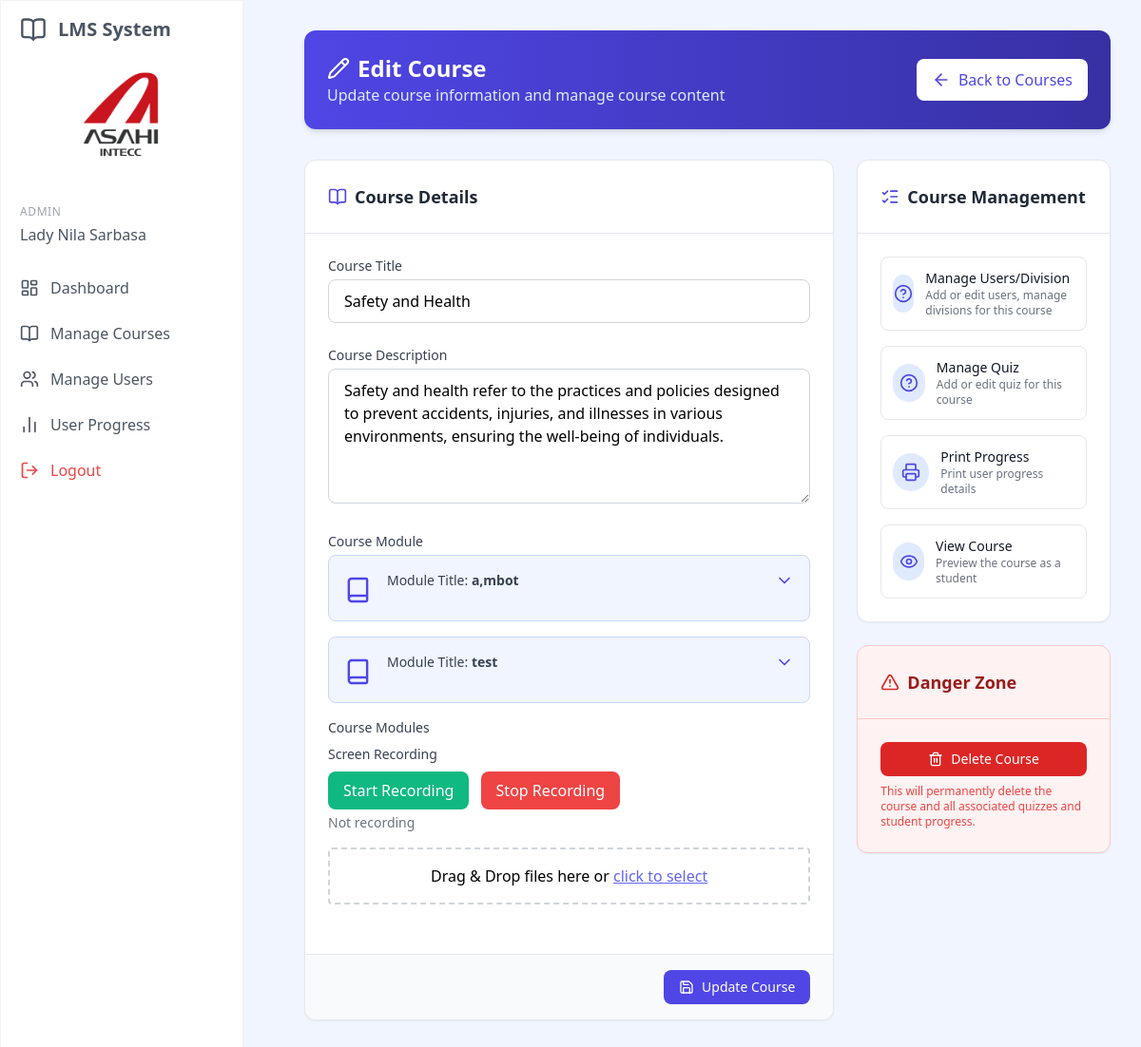
Screenshot of /edit_course.php?id=304 (signed in) with the database file from the repository.
### tables this page shows
CREATE TABLE `courses` (
  `id` int(11) NOT NULL,
  `title` varchar(100) NOT NULL,
  `description` text DEFAULT NULL,
  `department` int(10) DEFAULT NULL,
  `division` int(10) DEFAULT NULL,
  `section` int(10) DEFAULT NULL,
  `company_group` tinyint(11) DEFAULT NULL,
  `position` tinyint(11) DEFAULT NULL,
  `group_id` int(11) DEFAULT NULL,
  `created_by` int(11) DEFAULT NULL,
  `has_video` int(11) DEFAULT 0,
  `created_at` timestamp NULL DEFAULT current_timestamp(),
  `updated_at` timestamp NULL DEFAULT current_timestamp() ON UPDATE current_timestamp(),
  `is_final` tinyint(1) NOT NULL DEFAULT 0,
  `removed` tinyint(1) NOT NULL DEFAULT 0
);

CREATE TABLE `course_videos` (
  `id` int(11) NOT NULL,
  `course_id` int(11) DEFAULT NULL,
  `module_name` varchar(100) NOT NULL,
  `module_description` varchar(255) NOT NULL,
  `video_url` varchar(255) NOT NULL,
  `file_size` int(11) DEFAULT NULL,
  `created_at` timestamp NULL DEFAULT current_timestamp(),
  `updated_at` timestamp NULL DEFAULT current_timestamp() ON UPDATE current_timestamp(),
  `removed` tinyint(1) NOT NULL DEFAULT 0
);

### web/edit_course.php (the view, shortened to what this page needs)
<?php
require_once __DIR__ . '/server_controller/course_update.php';
$course_id = $_GET['id'] ?? 0;
$stmt = $conn->prepare("SELECT id, title, description, has_video, department, section, division, group_id FROM courses WHERE id = ? AND removed = 0");
$stmt->bind_param("i", $course_id);
$stmt->execute();
$course = $stmt->get_result()->fetch_assoc();
$video_info = null;
$stmt = $conn->prepare("SELECT id, course_id, file_size, module_name, module_description, video_url FROM course_videos WHERE course_id = ? AND removed = 0 ORDER BY id DESC");
$stmt->bind_param("i", $course_id);
$stmt->execute();
$video_result = $stmt->get_result();
if ($video_result->num_rows > 0) {
    while ($row = $video_result->fetch_assoc()) {
        $video_info[] = $row;
    }
}
?>
<!DOCTYPE html>
<html lang="en">
<head>
    <script src="https://cdn.tailwindcss.com"></script>
    <link rel="stylesheet" href="../assets/css/style.css">
</head>
<body class="bg-blue-50">
    <?php include 'includes/sidebar.php'; ?>
    <div class="p-8 sm:ml-72">
        <div class="container mx-auto">
            <div class="bg-gradient-to-r from-blue-600 to-blue-800 rounded-xl p-6 mb-8 shadow-md">
                <div class="flex justify-between items-center">
                    <div>
                        <h1 class="text-2xl font-bold text-white flex items-center gap-2">
                            <i data-lucide="pencil" class="w-6 h-6"></i> Edit Course
                        </h1>
                        <p class="text-blue-100">Update course information and manage course content</p>
                    </div>
                    <a href="manage_courses.php" class="px-4 py-2.5 bg-white text-blue-600 rounded-lg flex items-center gap-2 transition-all duration-200 font-medium shadow-sm">
                        <i data-lucide="arrow-left" class="w-5 h-5"></i>
                        <span>Back to Courses</span>
                    </a>
                </div>
            </div>
            <div class="grid grid-cols-1 lg:grid-cols-3 gap-6">
                <div class="lg:col-span-2">
                    <div class="bg-white rounded-xl border border-gray-200 shadow-sm hover:shadow-md transition-all duration-300 overflow-hidden">
                        <div class="p-6 border-b border-gray-200">
                            <h2 class="text-lg font-semibold text-gray-800 flex items-center gap-2">
                                <i data-lucide="book-open" class="w-5 h-5 text-blue-600"></i>
                                Course Details
                            </h2>
                        </div>
                        <form id="updateCourseForm"  action="server_controller/course_update.php" method="POST" enctype="multipart/form-data">
                            <div class="p-6 space-y-6">
                                <div>
                                    <label for="title" class="block text-sm font-medium text-gray-700 mb-1">Course Title</label>
                                    <input type="text"
                                           class="w-full px-4 py-2.5 rounded-lg border border-gray-300 focus:ring-2 focus:ring-blue-200 focus:border-blue-500 transition"
                                           id="title"
                                           name="title"
                                           value="<?php echo htmlspecialchars($course['title']); ?>"
                                           required>
                                </div>
                                <div>
                                    <label for="description" class="block text-sm font-medium text-gray-700 mb-1">Course Description</label>
                                    <textarea
                                        class="w-full px-4 py-2.5 rounded-lg border border-gray-300 focus:ring-2 focus:ring-blue-200 focus:border-blue-500 transition"
                                        id="description"
                                        name="description"
                                        rows="5"
                                        required><?php echo htmlspecialchars($course['description']); ?></textarea>
                                </div>
                                <div>
                                    <label for="course_video" class="block text-sm font-medium text-gray-700 mb-1">Course Module</label>
                                    <?php if (!empty($video_info)): ?>
                                        <?php foreach ($video_info as $index => $video): ?>
                                            <div class="mb-4">
                                                <div class="bg-blue-50 border border-blue-200 rounded-lg p-4">
                                                    <div class="flex items-start gap-4">
                                                        <i data-lucide="book" class="w-8 h-8 text-blue-600 mt-1"></i>
                                                        <div class="w-full">
                                                            <div class="flex items-center justify-between">
                                                                <p class="text-sm text-gray-700">
                                                                    Module Title: <span class="font-semibold"><?php echo basename($video['module_name']); ?></span>
                                                                </p>
                                                                <button type="button"
                                                                    class="toggle-details text-blue-600 hover:text-blue-800 transition"
                                                                    data-target="details-<?php echo $index; ?>">
                                                                    <i data-lucide="chevron-down" class="w-5 h-5"></i>
                                                                </button>
                                                            </div>
                                                        </div>
                                                    </div>
                                                </div>
                                            </div>
                                        <?php endforeach; ?>
                                    <?php endif; ?>
                                    <div class="mb-4">
                                        <label class="block text-sm font-medium text-gray-700 mb-2">Course Modules</label>
                                        <div class="mb-4">
                                            <label class="block text-sm font-medium text-gray-700 mb-2">Screen Recording</label>
                                            <button type="button" id="startRecordingBtn" class="px-4 py-2 bg-green-500 text-white rounded-lg hover:bg-green-600">Start Recording</button>
                                            <button type="button" id="stopRecordingBtn" class="px-4 py-2 bg-red-500 text-white rounded-lg hover:bg-red-600 ml-2" disabled>Stop Recording</button>
                                            <p id="recordingStatus" class="text-sm text-gray-500 mt-1">Not recording</p>
                                        </div>
                                        <div id="dropArea"
                                            class="w-full p-4 border-2 border-dashed border-gray-300 rounded text-center cursor-pointer hover:border-blue-400 transition-colors"
                                            ondragover="event.preventDefault()"
                                            ondrop="handleDrop(event)">
                                            Drag & Drop files here or <span class="text-blue-500 underline">click to select</span>
                                        </div>
                                    </div>
                                </div>
                            </div>
                            <div class="px-6 py-4 bg-gray-50 border-t border-gray-200 flex justify-end">
                                <button type="submit" name="update_course" class="px-4 py-2 bg-blue-600 hover:bg-blue-700 text-white rounded-lg transition flex items-center gap-2 text-sm font-medium">
                                    <i data-lucide="save" class="w-4 h-4"></i> Update Course
                                </button>
                            </div>
                        </form>
                    </div>
                </div>
                <div>
                    <div class="bg-white rounded-xl border border-gray-200 shadow-sm hover:shadow-md transition-all duration-300 overflow-hidden mb-6">
                        <div class="p-6 border-b border-gray-200">
                            <h2 class="text-lg font-semibold text-gray-800 flex items-center gap-2">
                                <i data-lucide="list-checks" class="w-5 h-5 text-blue-600"></i>
                                Course Management
                            </h2>
                        </div>
                        <div class="p-6 space-y-4">
                            <a href="manage_all_users.php?course_id=<?php echo $course_id; ?>" class="flex items-center gap-3 p-3 rounded-lg border border-gray-200 hover:border-blue-300 hover:bg-blue-50 transition-all group">
                                <div class="w-10 h-10 rounded-full bg-blue-100 flex items-center justify-center group-hover:bg-blue-200 transition-all">
                                    <i data-lucide="help-circle" class="w-5 h-5 text-blue-600"></i>
                                </div>
                                <div>
                                    <h3 class="text-sm font-medium text-gray-900">Manage Users/Division</h3>
                                    <p class="text-xs text-gray-500">Add or edit users, manage divisions for this course</p>
                                </div>
                            </a>
                            <a href="manage_quiz.php?course_id=<?php echo $course_id; ?>" class="flex items-center gap-3 p-3 rounded-lg border border-gray-200 hover:border-blue-300 hover:bg-blue-50 transition-all group">
                                <div class="w-10 h-10 rounded-full bg-blue-100 flex items-center justify-center group-hover:bg-blue-200 transition-all">
                                    <i data-lucide="help-circle" class="w-5 h-5 text-blue-600"></i>
                                </div>
                                <div>
                                    <h3 class="text-sm font-medium text-gray-900">Manage Quiz</h3>
                                    <p class="text-xs text-gray-500">Add or edit quiz for this course</p>
                                </div>
                            </a>
                            <a href="print_course.php?id=<?php echo $course_id; ?>" target="_blank" class="flex items-center gap-3 p-3 rounded-lg border border-gray-200 hover:border-blue-300 hover:bg-blue-50 transition-all group">
                                <div class="w-10 h-10 rounded-full bg-blue-100 flex items-center justify-center group-hover:bg-blue-200 transition-all">
                                    <i data-lucide="printer" class="w-5 h-5 text-blue-600"></i>
                                </div>
                                <div>
                                    <h3 class="text-sm font-medium text-gray-900">Print Progress</h3>
                                    <p class="text-xs text-gray-500">Print user progress details</p>
                                </div>
                            </a>
                            <a href="view_course.php?id=<?php echo $course_id; ?>" class="flex items-center gap-3 p-3 rounded-lg border border-gray-200 hover:border-blue-300 hover:bg-blue-50 transition-all group">
                                <div class="w-10 h-10 rounded-full bg-blue-100 flex items-center justify-center group-hover:bg-blue-200 transition-all">
                                    <i data-lucide="eye" class="w-5 h-5 text-blue-600"></i>
                                </div>
                                <div>
                                    <h3 class="text-sm font-medium text-gray-900">View Course</h3>
                                    <p class="text-xs text-gray-500">Preview the course as a student</p>
                                </div>
                            </a>
                        </div>
                    </div>
                    <div class="bg-red-50 rounded-xl border border-red-200 shadow-sm overflow-hidden">
                        <div class="p-6 border-b border-red-200">
                            <h2 class="text-lg font-semibold text-red-800 flex items-center gap-2">
                                <i data-lucide="alert-triangle" class="w-5 h-5 text-red-600"></i>
                                Danger Zone
                            </h2>
                        </div>
                        <div class="p-6">
                            <a href="delete_course.php?id=<?php echo $course_id; ?>" onclick="return confirm('Are you sure you want to delete this course? This action cannot be undone.')"
                               class="w-full flex items-center justify-center gap-2 px-4 py-2 bg-red-600 hover:bg-red-700 text-white rounded-lg transition text-sm font-medium">
                                <i data-lucide="trash-2" class="w-4 h-4"></i> Delete Course
                            </a>
                            <p class="text-xs text-red-500 mt-2">
                                This will permanently delete the course and all associated quizzes and student progress.
                            </p>
                        </div>
                    </div>
                </div>
            </div>
        </div>
    </div>
</body>
</html>

### rows the page displays
courses: title "Safety and Health", description "Safety and health refer to the practices and policies designed to prevent accidents, injuries, and illnesses in various environments, ensuring the well-being of individuals."
course_videos: module_name "a,mbot"
course_videos: module_name "test"

### other values shown
$_SESSION['full_name'] "Lady Nila Sarbasa"
